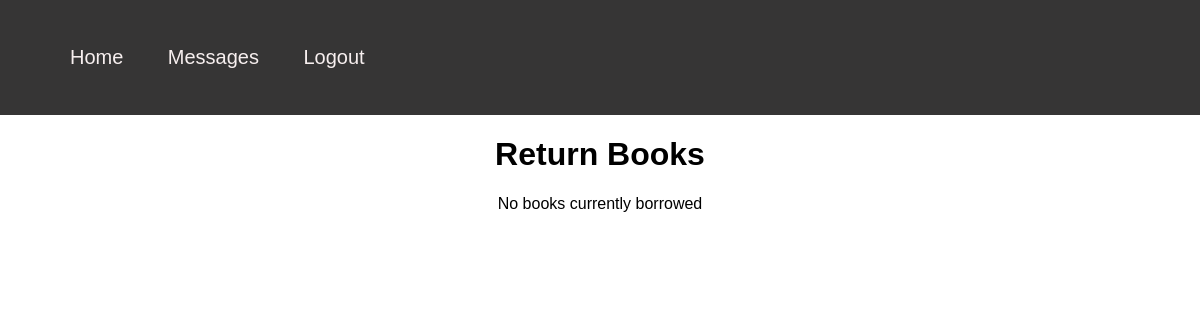
The app's page /return_user.php (signed in), older data.
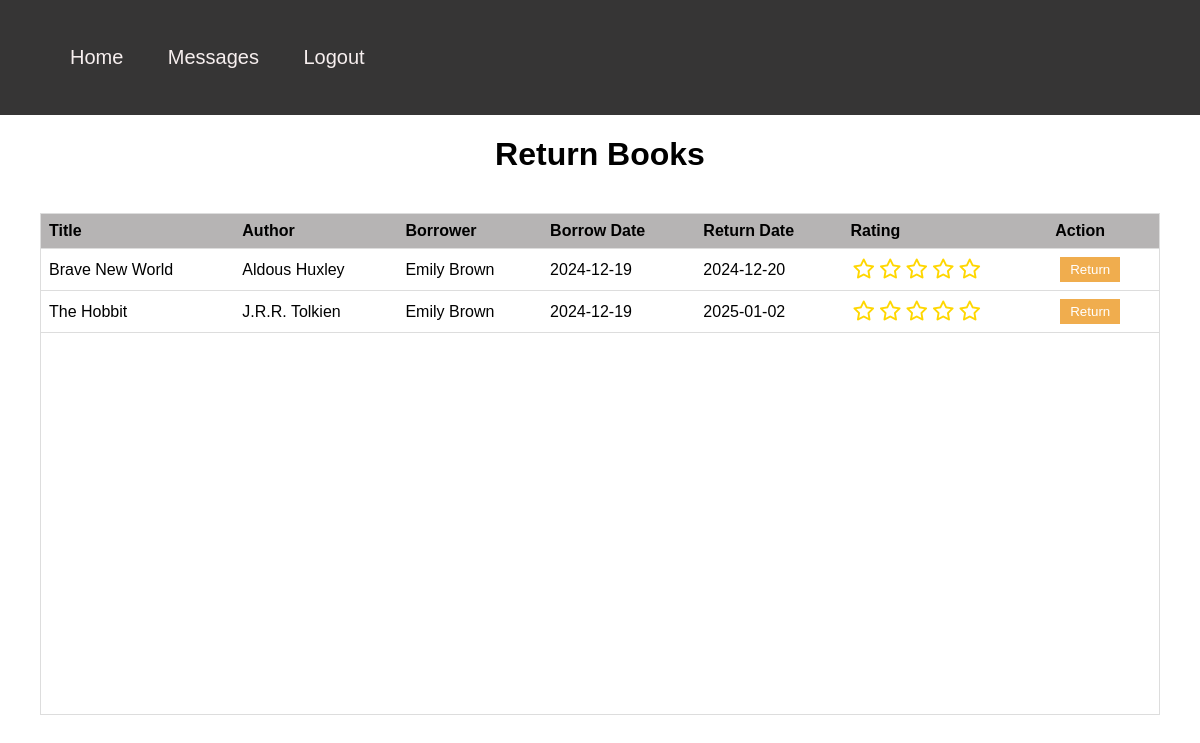
The same page, newer data.
### tables this page shows
CREATE TABLE `borrowed` (
  `ID` int(11) NOT NULL,
  `Book_ID` int(11) NOT NULL,
  `Borrower_ID` int(11) NOT NULL,
  `Borrow_Date` date NOT NULL,
  `Return_Date` date NOT NULL,
  `Rating` varchar(50) NOT NULL,
  `is_read` tinyint(1) NOT NULL
);

CREATE TABLE `book` (
  `ID` int(11) NOT NULL,
  `Title` varchar(50) NOT NULL,
  `Author` varchar(50) NOT NULL,
  `Year` varchar(50) NOT NULL,
  `Edition` int(11) NOT NULL,
  `Publisher` varchar(50) NOT NULL,
  `Pieces` int(11) NOT NULL,
  `Borrows` int(11) NOT NULL,
  `Rating` varchar(50) NOT NULL
);

CREATE TABLE `borrower` (
  `ID` int(11) NOT NULL,
  `Surname` varchar(50) NOT NULL,
  `Name` varchar(50) NOT NULL,
  `E_mail` varchar(50) NOT NULL,
  `password` varchar(50) NOT NULL,
  `role` varchar(20) NOT NULL
);

### return_user.php (the view, shortened to what this page needs)
<!DOCTYPE html>
<html lang="en">
<head>
    <link rel="stylesheet" href="Manage_Catalog_css.css">
    <link rel="stylesheet" href="https://cdnjs.cloudflare.com/ajax/libs/font-awesome/6.0.0/css/all.min.css">
    <link rel="stylesheet" href="messages.css">
</head>
<body>
    <nav class="navigation">
        <div class="navlist">
            <ul>
                <li class="navelement"><a href="index_user.php" class="navlink">Home</a></li>
                <li class="navelement"><a href="messages.php" class="navlink">Messages <span id="unread-badge" class="badge"></span></a></li>
                <li class="navelement"><a href="logout.php" class="navlink">Logout</a></li>
            </ul>
        </div>
    </nav>
    <h1 class="header1">Return Books</h1>
    <?php
    $servername = "localhost";
    $username = "root";
    $password = "";
    $dbname = "library";
    $email = $_SESSION["email"];
    $conn = new mysqli($servername, $username, $password, $dbname);
    $sql = "SELECT borrowed.ID as borrow_id, borrowed.Book_ID, borrowed.Borrow_Date, borrowed.Return_Date,
            book.Title, book.Author, borrower.Name, borrower.Surname, borrower.E_mail
            FROM borrowed
            JOIN book ON borrowed.Book_ID = book.ID
            JOIN borrower ON borrowed.Borrower_ID = borrower.ID
            WHERE borrowed.Rating = ''
            AND borrower.E_mail = '$email'
            ORDER BY borrowed.Return_Date";
    $result = $conn->query($sql);
    if ($result->num_rows > 0) {
        echo '<div class="table-container">';
        echo '<table>';
        echo '<thead>';
        echo '<tr>';
        echo '<th>Title</th>';
        echo '<th>Author</th>';
        echo '<th>Borrower</th>';
        echo '<th>Borrow Date</th>';
        echo '<th>Return Date</th>';
        echo '<th>Rating</th>';
        echo '<th>Action</th>';
        echo '</tr>';
        echo '</thead>';
        echo '<tbody>';
        while($row = $result->fetch_assoc()) {
            $borrowId = $row["borrow_id"];
            echo "<tr>";
            echo "<td>" . $row["Title"] . "</td>";
            echo "<td>" . $row["Author"] . "</td>";
            echo "<td>" . $row["Name"] . " " . $row["Surname"] . "</td>";
            echo "<td>" . $row["Borrow_Date"] . "</td>";
            echo "<td>" . $row["Return_Date"] . "</td>";
            echo "<td>";
            echo "<div class='rating-container'>";
            echo "<form method='POST' class='return-form' id='form_" . $borrowId . "'>";
            echo "<div class='star-rating' data-borrow-id='" . $borrowId . "'>";
            for ($i = 1; $i <= 5; $i++) {
                echo "<i class='far fa-star' data-rating='$i'></i>";
            }
            echo "</div>";
            echo "</td>";
            echo "<td>";
            echo "<input type='submit' name='return' value='Return' class='return-btn'>";
            echo "</div>";
            echo "</td>";
            echo "</tr>";
        }
    } else {
        echo "<p style='text-align: center;'>No books currently borrowed</p>";
    }
    ?>

Row changes from the older to the newer data that the page shows:
added borrowed: Book_ID.Title "Brave New World", Book_ID.Author "Aldous Huxley", Borrower_ID.Name "Emily", Borrower_ID.Surname "Brown", Borrow_Date "2024-12-19", Return_Date "2024-12-20"
added borrowed: Book_ID.Title "The Hobbit", Book_ID.Author "J.R.R. Tolkien", Borrower_ID.Name "Emily", Borrower_ID.Surname "Brown", Borrow_Date "2024-12-19", Return_Date "2025-01-02"
Text that changed along with them:
text no longer shown: "No books currently borrowed"
text now shown: "Title Author Borrower Borrow Date Return Date Rating Action"
